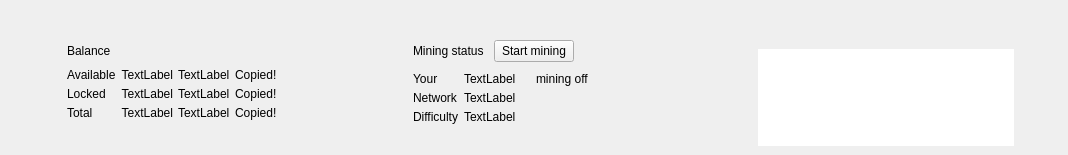
<?xml version="1.0" encoding="UTF-8"?>
<ui version="4.0">
 <class>OverviewHeaderFrame</class>
 <widget class="QFrame" name="OverviewHeaderFrame">
  <property name="geometry">
   <rect>
    <x>0</x>
    <y>0</y>
    <width>1068</width>
    <height>155</height>
   </rect>
  </property>
  <property name="windowTitle">
   <string>Frame</string>
  </property>
  <property name="frameShape">
   <enum>QFrame::NoFrame</enum>
  </property>
  <property name="frameShadow">
   <enum>QFrame::Raised</enum>
  </property>
  <layout class="QHBoxLayout" name="horizontalLayout">
   <property name="spacing">
    <number>0</number>
   </property>
   <property name="sizeConstraint">
    <enum>QLayout::SetDefaultConstraint</enum>
   </property>
   <property name="leftMargin">
    <number>0</number>
   </property>
   <property name="topMargin">
    <number>0</number>
   </property>
   <property name="rightMargin">
    <number>0</number>
   </property>
   <property name="bottomMargin">
    <number>0</number>
   </property>
   <item>
    <widget class="QFrame" name="m_overviewBalanceFrame">
     <property name="frameShape">
      <enum>QFrame::NoFrame</enum>
     </property>
     <property name="frameShadow">
      <enum>QFrame::Raised</enum>
     </property>
     <layout class="QGridLayout" name="gridLayout">
      <property name="leftMargin">
       <number>30</number>
      </property>
      <property name="topMargin">
       <number>25</number>
      </property>
      <property name="bottomMargin">
       <number>15</number>
      </property>
      <property name="spacing">
       <number>5</number>
      </property>
      <item row="1" column="2" colspan="5">
       <widget class="WalletGui::WalletHeaderLabel" name="label">
        <property name="text">
         <string>Balance</string>
        </property>
        <property name="indent">
         <number>0</number>
        </property>
       </widget>
      </item>
      <item row="4" column="4" alignment="Qt::AlignLeft">
       <widget class="WalletGui::WalletNormalGrayTextLabel" name="m_overviewLockedBalanceTickerLabel">
        <property name="text">
         <string>TextLabel</string>
        </property>
        <property name="indent">
         <number>0</number>
        </property>
       </widget>
      </item>
      <item row="3" column="2">
       <widget class="WalletGui::WalletSmallGrayTextLabel" name="m_overviewAvailableBalanceTextLabel">
        <property name="text">
         <string>Available</string>
        </property>
        <property name="indent">
         <number>0</number>
        </property>
       </widget>
      </item>
      <item row="4" column="2">
       <widget class="WalletGui::WalletSmallGrayTextLabel" name="m_overviewLockedBalanceTextLabel">
        <property name="text">
         <string>Locked</string>
        </property>
        <property name="indent">
         <number>0</number>
        </property>
       </widget>
      </item>
      <item row="5" column="4">
       <widget class="WalletGui::WalletNormalGreenBoldTextLabel" name="m_overviewTotalBalanceTickerLabel">
        <property name="text">
         <string>TextLabel</string>
        </property>
        <property name="indent">
         <number>0</number>
        </property>
       </widget>
      </item>
      <item row="3" column="3">
       <widget class="WalletGui::WalletNormalGrayTextLabel" name="m_overviewAvailableBalanceLabel">
        <property name="cursor">
         <cursorShape>PointingHandCursor</cursorShape>
        </property>
        <property name="toolTip">
         <string>Click to copy</string>
        </property>
        <property name="text">
         <string>TextLabel</string>
        </property>
        <property name="alignment">
         <set>Qt::AlignRight|Qt::AlignTrailing|Qt::AlignVCenter</set>
        </property>
       </widget>
      </item>
      <item row="1" column="0" rowspan="5">
       <widget class="QLabel" name="m_overviewBalanceIconLabel">
        <property name="text">
         <string/>
        </property>
        <property name="pixmap">
         <pixmap resource="../../resources.qrc">:/icons/actual_balance</pixmap>
        </property>
       </widget>
      </item>
      <item row="4" column="3">
       <widget class="WalletGui::WalletNormalGrayTextLabel" name="m_overviewLockedBalanceLabel">
        <property name="cursor">
         <cursorShape>PointingHandCursor</cursorShape>
        </property>
        <property name="toolTip">
         <string>Click to copy</string>
        </property>
        <property name="text">
         <string>TextLabel</string>
        </property>
        <property name="alignment">
         <set>Qt::AlignRight|Qt::AlignTrailing|Qt::AlignVCenter</set>
        </property>
       </widget>
      </item>
      <item row="5" column="3">
       <widget class="WalletGui::WalletNormalGreenBoldTextLabel" name="m_overviewTotalBalanceLabel">
        <property name="cursor">
         <cursorShape>PointingHandCursor</cursorShape>
        </property>
        <property name="toolTip">
         <string>Click to copy</string>
        </property>
        <property name="text">
         <string>TextLabel</string>
        </property>
        <property name="alignment">
         <set>Qt::AlignRight|Qt::AlignTrailing|Qt::AlignVCenter</set>
        </property>
       </widget>
      </item>
      <item row="6" column="0" colspan="7">
       <spacer name="verticalSpacer">
        <property name="orientation">
         <enum>Qt::Vertical</enum>
        </property>
        <property name="sizeHint" stdset="0">
         <size>
          <width>20</width>
          <height>40</height>
         </size>
        </property>
       </spacer>
      </item>
      <item row="3" column="4">
       <widget class="WalletGui::WalletNormalGrayTextLabel" name="m_overviewAvailableBalanceTickerLabel">
        <property name="text">
         <string>TextLabel</string>
        </property>
        <property name="indent">
         <number>0</number>
        </property>
       </widget>
      </item>
      <item row="3" column="6" rowspan="3">
       <spacer name="horizontalSpacer">
        <property name="orientation">
         <enum>Qt::Horizontal</enum>
        </property>
        <property name="sizeHint" stdset="0">
         <size>
          <width>40</width>
          <height>20</height>
         </size>
        </property>
       </spacer>
      </item>
      <item row="0" column="0" colspan="7">
       <spacer name="verticalSpacer_2">
        <property name="orientation">
         <enum>Qt::Vertical</enum>
        </property>
        <property name="sizeHint" stdset="0">
         <size>
          <width>20</width>
          <height>40</height>
         </size>
        </property>
       </spacer>
      </item>
      <item row="1" column="1" rowspan="5">
       <spacer name="horizontalSpacer_4">
        <property name="orientation">
         <enum>Qt::Horizontal</enum>
        </property>
        <property name="sizeType">
         <enum>QSizePolicy::Fixed</enum>
        </property>
        <property name="sizeHint" stdset="0">
         <size>
          <width>20</width>
          <height>20</height>
         </size>
        </property>
       </spacer>
      </item>
      <item row="5" column="2">
       <widget class="WalletGui::WalletSmallGreenBoldTextLabel" name="m_overviewTotalBalanceTextLabel">
        <property name="text">
         <string>Total</string>
        </property>
        <property name="indent">
         <number>0</number>
        </property>
       </widget>
      </item>
      <item row="3" column="5">
       <widget class="WalletGui::CopyMagicLabel" name="m_availableBalanceCopyLabel">
        <property name="text">
         <string>Copied!</string>
        </property>
        <property name="indent">
         <number>0</number>
        </property>
       </widget>
      </item>
      <item row="4" column="5">
       <widget class="WalletGui::CopyMagicLabel" name="m_lockedBalanceCopyLabel">
        <property name="text">
         <string>Copied!</string>
        </property>
        <property name="indent">
         <number>0</number>
        </property>
       </widget>
      </item>
      <item row="5" column="5">
       <widget class="WalletGui::CopyMagicLabel" name="m_totalBalanceCopyLabel">
        <property name="text">
         <string>Copied!</string>
        </property>
        <property name="indent">
         <number>0</number>
        </property>
       </widget>
      </item>
      <item row="2" column="2" colspan="4">
       <spacer name="verticalSpacer_8">
        <property name="orientation">
         <enum>Qt::Vertical</enum>
        </property>
        <property name="sizeType">
         <enum>QSizePolicy::Fixed</enum>
        </property>
        <property name="sizeHint" stdset="0">
         <size>
          <width>20</width>
          <height>0</height>
         </size>
        </property>
       </spacer>
      </item>
     </layout>
    </widget>
   </item>
   <item>
    <widget class="QFrame" name="m_overviewMiningFrame">
     <property name="frameShape">
      <enum>QFrame::NoFrame</enum>
     </property>
     <property name="frameShadow">
      <enum>QFrame::Raised</enum>
     </property>
     <layout class="QGridLayout" name="gridLayout_2">
      <property name="leftMargin">
       <number>30</number>
      </property>
      <property name="topMargin">
       <number>25</number>
      </property>
      <property name="bottomMargin">
       <number>15</number>
      </property>
      <property name="spacing">
       <number>5</number>
      </property>
      <item row="3" column="2">
       <widget class="WalletGui::WalletSmallBlackTextLabel" name="label_3">
        <property name="text">
         <string>Your</string>
        </property>
        <property name="indent">
         <number>0</number>
        </property>
       </widget>
      </item>
      <item row="6" column="0" colspan="6">
       <spacer name="verticalSpacer_4">
        <property name="orientation">
         <enum>Qt::Vertical</enum>
        </property>
        <property name="sizeHint" stdset="0">
         <size>
          <width>20</width>
          <height>40</height>
         </size>
        </property>
       </spacer>
      </item>
      <item row="5" column="3" alignment="Qt::AlignLeft">
       <widget class="WalletGui::WalletNormalBlackTextLabel" name="m_overviewNetworkDifficultyLabel">
        <property name="text">
         <string>TextLabel</string>
        </property>
       </widget>
      </item>
      <item row="1" column="1" rowspan="5">
       <spacer name="horizontalSpacer_5">
        <property name="orientation">
         <enum>Qt::Horizontal</enum>
        </property>
        <property name="sizeType">
         <enum>QSizePolicy::Fixed</enum>
        </property>
        <property name="sizeHint" stdset="0">
         <size>
          <width>20</width>
          <height>20</height>
         </size>
        </property>
       </spacer>
      </item>
      <item row="5" column="2">
       <widget class="WalletGui::WalletSmallBlackTextLabel" name="label_7">
        <property name="text">
         <string>Difficulty</string>
        </property>
        <property name="indent">
         <number>0</number>
        </property>
       </widget>
      </item>
      <item row="1" column="0" rowspan="5">
       <widget class="QLabel" name="m_overviewMiningIconLabel">
        <property name="text">
         <string/>
        </property>
        <property name="pixmap">
         <pixmap resource="../../resources.qrc">:/icons/miner-big</pixmap>
        </property>
       </widget>
      </item>
      <item row="1" column="2" colspan="2">
       <layout class="QHBoxLayout" name="horizontalLayout_2" stretch="0,1">
        <property name="spacing">
         <number>10</number>
        </property>
        <item alignment="Qt::AlignVCenter">
         <widget class="WalletGui::WalletHeaderLabel" name="m_miningStatusTextLabel">
          <property name="text">
           <string>Mining status</string>
          </property>
          <property name="indent">
           <number>0</number>
          </property>
         </widget>
        </item>
        <item alignment="Qt::AlignLeft|Qt::AlignVCenter">
         <widget class="QPushButton" name="m_startMiningButton">
          <property name="focusPolicy">
           <enum>Qt::NoFocus</enum>
          </property>
          <property name="text">
           <string>Start mining</string>
          </property>
          <property name="checkable">
           <bool>true</bool>
          </property>
         </widget>
        </item>
       </layout>
      </item>
      <item row="3" column="3">
       <layout class="QHBoxLayout" name="horizontalLayout_3" stretch="0,1">
        <property name="spacing">
         <number>20</number>
        </property>
        <property name="leftMargin">
         <number>0</number>
        </property>
        <item alignment="Qt::AlignLeft">
         <widget class="WalletGui::WalletNormalBlackTextLabel" name="m_overviewHashRateLabel">
          <property name="text">
           <string>TextLabel</string>
          </property>
         </widget>
        </item>
        <item alignment="Qt::AlignLeft">
         <widget class="QLabel" name="m_miningStateLabel">
          <property name="text">
           <string>mining off</string>
          </property>
          <property name="indent">
           <number>0</number>
          </property>
         </widget>
        </item>
       </layout>
      </item>
      <item row="0" column="0" colspan="6">
       <spacer name="verticalSpacer_3">
        <property name="orientation">
         <enum>Qt::Vertical</enum>
        </property>
        <property name="sizeHint" stdset="0">
         <size>
          <width>20</width>
          <height>40</height>
         </size>
        </property>
       </spacer>
      </item>
      <item row="3" column="5" rowspan="3">
       <spacer name="horizontalSpacer_2">
        <property name="orientation">
         <enum>Qt::Horizontal</enum>
        </property>
        <property name="sizeHint" stdset="0">
         <size>
          <width>40</width>
          <height>20</height>
         </size>
        </property>
       </spacer>
      </item>
      <item row="4" column="3" alignment="Qt::AlignLeft">
       <widget class="WalletGui::WalletNormalBlackTextLabel" name="m_overviewNetworkHashrateLabel">
        <property name="text">
         <string>TextLabel</string>
        </property>
       </widget>
      </item>
      <item row="4" column="2">
       <widget class="WalletGui::WalletSmallBlackTextLabel" name="label_5">
        <property name="text">
         <string>Network</string>
        </property>
        <property name="indent">
         <number>0</number>
        </property>
       </widget>
      </item>
      <item row="2" column="2" colspan="2">
       <spacer name="verticalSpacer_7">
        <property name="orientation">
         <enum>Qt::Vertical</enum>
        </property>
        <property name="sizeType">
         <enum>QSizePolicy::Fixed</enum>
        </property>
        <property name="sizeHint" stdset="0">
         <size>
          <width>20</width>
          <height>0</height>
         </size>
        </property>
       </spacer>
      </item>
     </layout>
    </widget>
   </item>
   <item>
    <widget class="QFrame" name="m_overviewPoolFrame">
     <property name="frameShape">
      <enum>QFrame::NoFrame</enum>
     </property>
     <property name="frameShadow">
      <enum>QFrame::Raised</enum>
     </property>
     <layout class="QGridLayout" name="gridLayout_3" columnstretch="0,0,0,1,0">
      <property name="leftMargin">
       <number>30</number>
      </property>
      <property name="topMargin">
       <number>25</number>
      </property>
      <property name="spacing">
       <number>5</number>
      </property>
      <item row="4" column="0" colspan="5">
       <spacer name="verticalSpacer_6">
        <property name="orientation">
         <enum>Qt::Vertical</enum>
        </property>
        <property name="sizeHint" stdset="0">
         <size>
          <width>20</width>
          <height>40</height>
         </size>
        </property>
       </spacer>
      </item>
      <item row="3" column="4">
       <spacer name="horizontalSpacer_3">
        <property name="orientation">
         <enum>Qt::Horizontal</enum>
        </property>
        <property name="sizeHint" stdset="0">
         <size>
          <width>40</width>
          <height>20</height>
         </size>
        </property>
       </spacer>
      </item>
      <item row="1" column="3" colspan="2">
       <widget class="WalletGui::WalletNormalBlackTextLabel" name="m_overviewPoolSizeLabel">
        <property name="text">
         <string></string>
        </property>
        <property name="indent">
         <number>0</number>
        </property>
       </widget>
      </item>
      <item row="1" column="1" rowspan="3">
       <spacer name="horizontalSpacer_6">
        <property name="orientation">
         <enum>Qt::Horizontal</enum>
        </property>
        <property name="sizeType">
         <enum>QSizePolicy::Fixed</enum>
        </property>
        <property name="sizeHint" stdset="0">
         <size>
          <width>20</width>
          <height>20</height>
         </size>
        </property>
       </spacer>
      </item>
      <item row="0" column="0" colspan="5">
       <spacer name="verticalSpacer_5">
        <property name="orientation">
         <enum>Qt::Vertical</enum>
        </property>
        <property name="sizeHint" stdset="0">
         <size>
          <width>20</width>
          <height>40</height>
         </size>
        </property>
       </spacer>
      </item>
      <item row="3" column="2" colspan="2">
       <widget class="WalletGui::OverviewTransactionPoolTreeView" name="m_overviewTransactionPoolView">
        <property name="frameShape">
         <enum>QFrame::NoFrame</enum>
        </property>
        <property name="selectionMode">
         <enum>QAbstractItemView::NoSelection</enum>
        </property>
        <property name="textElideMode">
         <enum>Qt::ElideMiddle</enum>
        </property>
        <property name="rootIsDecorated">
         <bool>false</bool>
        </property>
        <property name="uniformRowHeights">
         <bool>true</bool>
        </property>
        <property name="itemsExpandable">
         <bool>false</bool>
        </property>
        <attribute name="headerVisible">
         <bool>false</bool>
        </attribute>
        <attribute name="headerStretchLastSection">
         <bool>false</bool>
        </attribute>
       </widget>
      </item>
      <item row="1" column="2" alignment="Qt::AlignLeft">
       <widget class="WalletGui::WalletHeaderLabel" name="label_9">
        <property name="text">
         <string></string>
        </property>
        <property name="indent">
         <number></number>
        </property>
       </widget>
      </item>
      <item row="1" column="0" rowspan="3">
       <widget class="QLabel" name="m_overviewPoolIconLabel">
        <property name="text">
         <string/>
        </property>
        <property name="pixmap">
         <pixmap resource="../../resources.qrc"></pixmap>
        </property>
       </widget>
      </item>
      <item row="2" column="2" colspan="2">
       <spacer name="verticalSpacer_9">
        <property name="orientation">
         <enum>Qt::Vertical</enum>
        </property>
        <property name="sizeType">
         <enum>QSizePolicy::Fixed</enum>
        </property>
        <property name="sizeHint" stdset="0">
         <size>
          <width>20</width>
          <height>0</height>
         </size>
        </property>
       </spacer>
      </item>
     </layout>
    </widget>
   </item>
  </layout>
 </widget>
 <customwidgets>
  <customwidget>
   <class>WalletGui::WalletSmallGrayTextLabel</class>
   <extends>QLabel</extends>
   <header>Gui/Common/WalletTextLabel.h</header>
  </customwidget>
  <customwidget>
   <class>WalletGui::WalletHeaderLabel</class>
   <extends>QLabel</extends>
   <header>Gui/Common/WalletTextLabel.h</header>
  </customwidget>
  <customwidget>
   <class>WalletGui::CopyMagicLabel</class>
   <extends>QLabel</extends>
   <header>Gui/Common/CopyMagicLabel.h</header>
  </customwidget>
  <customwidget>
   <class>WalletGui::WalletNormalGrayTextLabel</class>
   <extends>QLabel</extends>
   <header>Gui/Common/WalletTextLabel.h</header>
  </customwidget>
  <customwidget>
   <class>WalletGui::WalletNormalBlackTextLabel</class>
   <extends>QLabel</extends>
   <header>Gui/Common/WalletTextLabel.h</header>
  </customwidget>
  <customwidget>
   <class>WalletGui::WalletSmallGreenBoldTextLabel</class>
   <extends>QLabel</extends>
   <header>Gui/Common/WalletTextLabel.h</header>
  </customwidget>
  <customwidget>
   <class>WalletGui::WalletNormalGreenBoldTextLabel</class>
   <extends>QLabel</extends>
   <header>Gui/Common/WalletTextLabel.h</header>
  </customwidget>
  <customwidget>
   <class>WalletGui::WalletSmallBlackTextLabel</class>
   <extends>QLabel</extends>
   <header>Gui/Common/WalletTextLabel.h</header>
  </customwidget>
  <customwidget>
   <class>WalletGui::OverviewTransactionPoolTreeView</class>
   <extends>QTreeView</extends>
   <header>Gui/Overview/OverviewTransactionPoolTreeView.h</header>
  </customwidget>
 </customwidgets>
 <resources>
  <include location="../../resources.qrc"/>
 </resources>
 <connections>
  <connection>
   <sender>m_overviewTransactionPoolView</sender>
   <signal>doubleClicked(QModelIndex)</signal>
   <receiver>OverviewHeaderFrame</receiver>
   <slot>poolTransactionClicked(QModelIndex)</slot>
   <hints>
    <hint type="sourcelabel">
     <x>882</x>
     <y>90</y>
    </hint>
    <hint type="destinationlabel">
     <x>533</x>
     <y>73</y>
    </hint>
   </hints>
  </connection>
  <connection>
   <sender>m_startMiningButton</sender>
   <signal>clicked(bool)</signal>
   <receiver>OverviewHeaderFrame</receiver>
   <slot>startMiningClicked(bool)</slot>
   <hints>
    <hint type="sourcelabel">
     <x>579</x>
     <y>46</y>
    </hint>
    <hint type="destinationlabel">
     <x>533</x>
     <y>77</y>
    </hint>
   </hints>
  </connection>
 </connections>
 <slots>
  <slot>poolTransactionClicked(QModelIndex)</slot>
  <slot>startMiningClicked(bool)</slot>
 </slots>
</ui>
